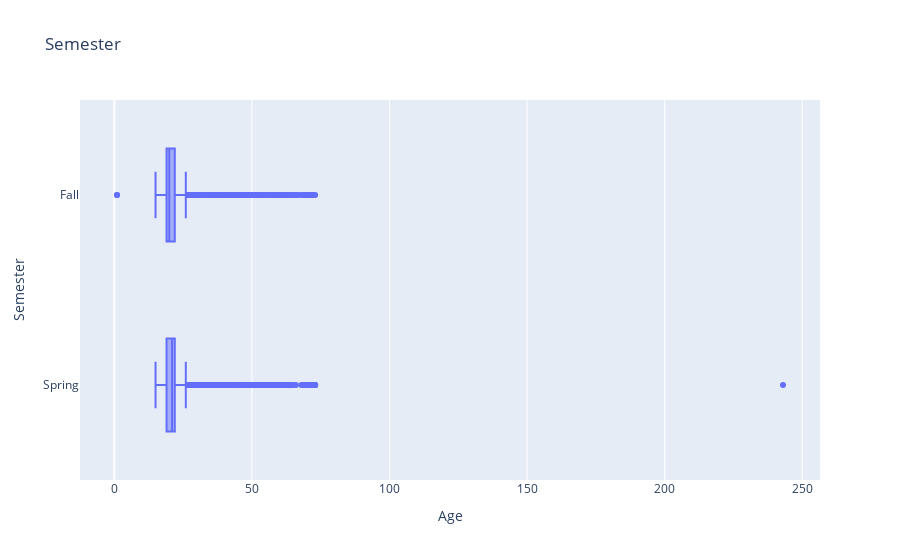

This figure's notebook cell:
### Code cell
px.box(df3, x='Age', y='Semester', title='Semester')

### Figure 1 — Plotly figure (JSON) as saved in the notebook; plotly's stock layout.template omitted (floating-point values rounded to 4 significant figures; data arrays with more than 128 entries replaced by an {"elided": "..."} marker saying what was removed)
{"data": [{"alignmentgroup": "True", "hovertemplate": "Age=%{x}<br>Semester=%{y}<extra></extra>", "legendgroup": "", "marker": {"color": "#636efa"}, "name": "", "notched": false, "offsetgroup": "", "orientation": "h", "showlegend": false, "type": "box", "x": {"elided": "34141 int values"}, "x0": " ", "xaxis": "x", "y": {"elided": "34141 str values"}, "y0": " ", "yaxis": "y"}], "layout": {"boxmode": "group", "legend": {"tracegroupgap": 0}, "title": {"text": "Semester"}, "xaxis": {"anchor": "y", "domain": [0, 1], "title": {"text": "Age"}}, "yaxis": {"anchor": "x", "domain": [0, 1], "title": {"text": "Semester"}}}}
